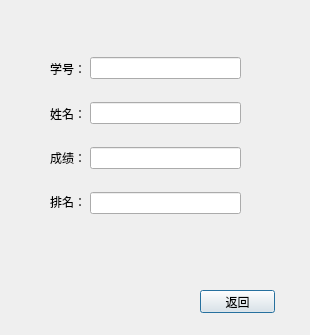
<?xml version="1.0" encoding="UTF-8"?>
<ui version="4.0">
 <class>infoDialog</class>
 <widget class="QDialog" name="infoDialog">
  <property name="geometry">
   <rect>
    <x>0</x>
    <y>0</y>
    <width>310</width>
    <height>335</height>
   </rect>
  </property>
  <property name="windowTitle">
   <string>Dialog</string>
  </property>
  <widget class="QPushButton" name="pushButton">
   <property name="geometry">
    <rect>
     <x>200</x>
     <y>290</y>
     <width>75</width>
     <height>23</height>
    </rect>
   </property>
   <property name="text">
    <string>返回</string>
   </property>
  </widget>
  <widget class="QWidget" name="verticalLayoutWidget">
   <property name="geometry">
    <rect>
     <x>50</x>
     <y>50</y>
     <width>50</width>
     <height>171</height>
    </rect>
   </property>
   <layout class="QVBoxLayout" name="verticalLayout">
    <item>
     <widget class="QLabel" name="label">
      <property name="text">
       <string>学号：</string>
      </property>
     </widget>
    </item>
    <item>
     <widget class="QLabel" name="label_2">
      <property name="text">
       <string>姓名：</string>
      </property>
     </widget>
    </item>
    <item>
     <widget class="QLabel" name="label_3">
      <property name="text">
       <string>成绩：</string>
      </property>
     </widget>
    </item>
    <item>
     <widget class="QLabel" name="label_4">
      <property name="text">
       <string>排名：</string>
      </property>
     </widget>
    </item>
   </layout>
  </widget>
  <widget class="QWidget" name="verticalLayoutWidget_2">
   <property name="geometry">
    <rect>
     <x>90</x>
     <y>40</y>
     <width>151</width>
     <height>191</height>
    </rect>
   </property>
   <layout class="QVBoxLayout" name="verticalLayout_2">
    <item>
     <widget class="QLineEdit" name="lineEdit"/>
    </item>
    <item>
     <widget class="QLineEdit" name="lineEdit_2"/>
    </item>
    <item>
     <widget class="QLineEdit" name="lineEdit_3"/>
    </item>
    <item>
     <widget class="QLineEdit" name="lineEdit_4"/>
    </item>
   </layout>
  </widget>
 </widget>
 <resources/>
 <connections>
  <connection>
   <sender>pushButton</sender>
   <signal>clicked()</signal>
   <receiver>infoDialog</receiver>
   <slot>reject()</slot>
   <hints>
    <hint type="sourcelabel">
     <x>457</x>
     <y>142</y>
    </hint>
    <hint type="destinationlabel">
     <x>314</x>
     <y>113</y>
    </hint>
   </hints>
  </connection>
 </connections>
</ui>
